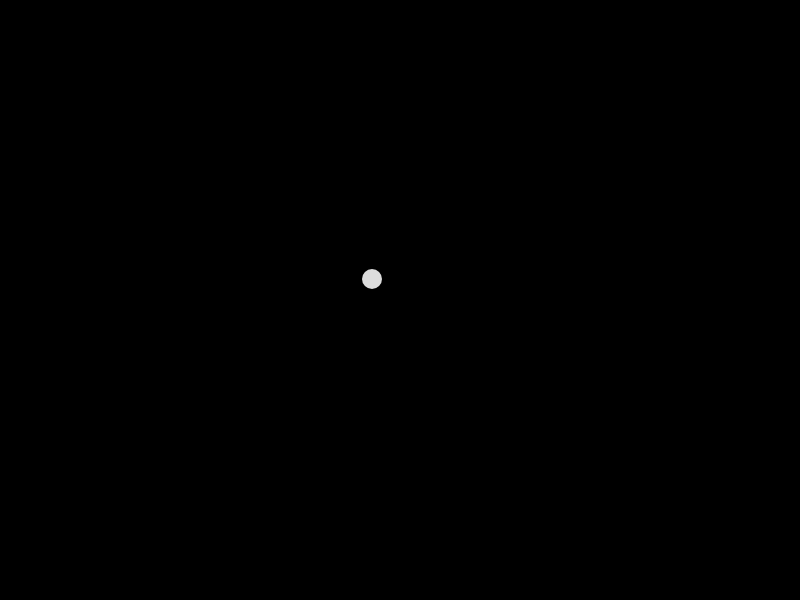
Frame 1 (no input)
Frame 60 (no input): identical to frame 1, image omitted
Frame 120 (the mouse pressed at the canvas centre since frame 60): blank canvas, image omitted

The p5.js sketch that drew this single still picture (run headless with seeded random() and noise() and a simulated clock; from frame 60 on, the mouse is pressed at the canvas centre):

// p5.js sketch
// ── sketch.js
class Vector2D {
	constructor(x,y) {
		this.x = x;
		this.y = y;
	}
}

class MovingObject {
	constructor(curX, curY, movementSpeed, dir) {
    	this.curX = curX;
		this.curY = curY;
		this.movementSpeed = movementSpeed;
		this.dir = dir;
	}
}

class ThrobberCircle {
	constructor(x, y, width, color, curAlpha) {
		this.x = x;
		this.y = y;
		this.width = width;
		this.color = color;
		this.curAlpha = curAlpha;
	}
}

var enemySpeed = 5;
var enemies = [];

var bulletSpeed = 6;
var bullets = [];
var cooldown = 300;
var cooldownTimer;

var throbberCircles = [];
var throbberRadius = 35;

var middleVector;

var areWeIdle = true;

function setup() 
{
	createCanvas(800,600);
	middleVector = new Vector2D(width * 0.5, height * 0.5);
	cooldownTimer = Date.now();
}

function draw() 
{
	clear();
	background(0);
	gameInput();
	updateBullets();
}

function idleThrobber()
{

}

function gameInput()
{
	throbberAim();

	if(mouseIsPressed && cooldownTimer <= Date.now())
	{
		fireBullet();
	}
}

function fireBullet()
{
	var firingDir = new Vector2D(mouseX - middleVector.x, mouseY - middleVector.y);
	firingDir = vectorNormalize(firingDir);

	var bulletClone = new MovingObject(middleVector.x + (throbberRadius * firingDir.x),middleVector.y + (throbberRadius * firingDir.y), bulletSpeed, firingDir);

	bullets.push(bulletClone);

	cooldownTimer = Date.now() + cooldown;
}

function throbberAim()
{
	var direction = new Vector2D(mouseX - middleVector.x, mouseY - middleVector.y);
	direction = vectorNormalize(direction);

	fill(220);
	noStroke();
	ellipse(middleVector.x + (throbberRadius * direction.x),middleVector.y + (throbberRadius * direction.y),20);
}

function updateBullets()
{
	var bulletsLength = bullets.length;
	var bulletesToDelte = [];

	for(i = 0; i < bulletsLength; i++)
	{
		var newPosX = bullets[i].curX + (bullets[i].dir.x * bulletSpeed);
		var newPosY = bullets[i].curY + (bullets[i].dir.y * bulletSpeed);
		bullets[i].curX = newPosX;
		bullets[i].curY = newPosY;

		var deleteFlag = false;

		if(newPosX > width || newPosX < 0)
			deleteFlag = true;
		else if(newPosY > height || newPosY < 0)
			deleteFlag = true;

		

		if(deleteFlag == false)
		{
			fill(0,255,86);
			noStroke();
			ellipse(newPosX,newPosY,5);
		}
		else
		{
			bulletesToDelte.push(i);
		}
	}

	var deleteListLengeth = bulletesToDelte.length;

	for(i = 0; i < deleteListLengeth; i++)
	{
		bullets.splice(bulletesToDelte[i], 1);
	}
}

function updateEnemies()
{
	var enemiesLength = enemies.length;

	for(i = 0; i < bulletsLength; i++)
	{
		var newPosX = enemies[i].curX + (enemies[i].dir.x * enemySpeed);
		var newPosY = enemies[i].curY + (enemies[i].dir.y * enemySpeed);
		enemies[i].curX = newPosX;
		enemies[i].curY = newPosY;

		fill(0);
		noStroke();
		ellipse(newPosX,newPosY,5);
	}
}

function vectorMagnitude(thisVector)
{
	var magnitude = Math.sqrt((thisVector.x * thisVector.x)+(thisVector.y * thisVector.y));
	
	return magnitude;
}

function vectorNormalize(thisVector)
{
	var magnitude = vectorMagnitude(thisVector);
	var normalizedVector = new Vector2D(thisVector.x / magnitude, thisVector.y / magnitude);

	return normalizedVector;
}

/*
	var bulletClone = new MovingObject(width * 0.5, height * 0.5, bulletSpeed, 0);
	var tDir = new Vector2D(20,4);
	tDir = normalizeVector(tDir);
	bulletClone.dir = tDir;
	bullets.push(bulletClone);
*/
